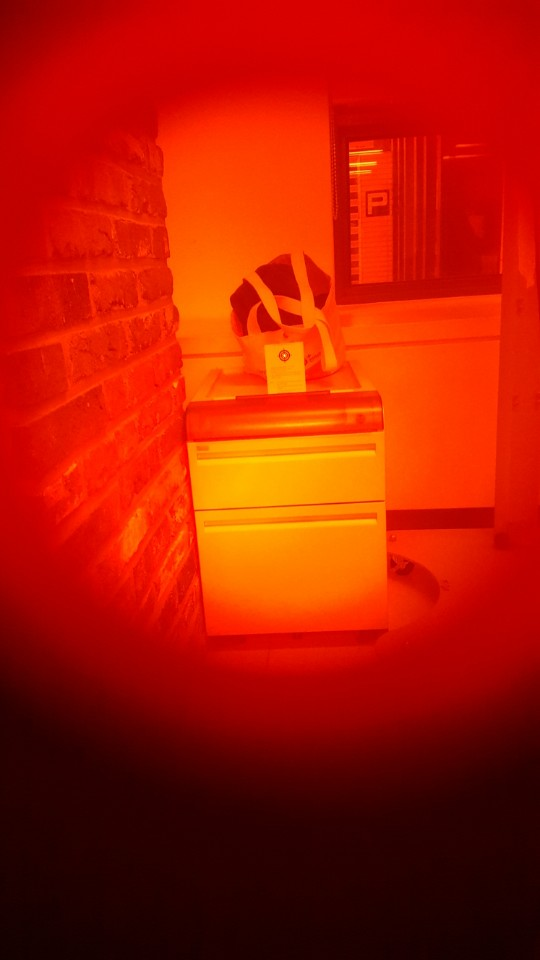
#> input picture images/bright_spot.jpg, 540 x 960 px
$ python bright_and_dark_gap.py
#> lines starting #> are read from the running program, lines starting #| are printed output that depends on the picture
import cv2
import numpy as np
bright_img=cv2.imread('../images/bright_spot.jpg') # 붉은 계열 밝은 사진
#> bright_img is the input picture: shape (960, 540, 3); mean B, G, R 0.9, 25.1, 175.1
dark_img=cv2.imread('../images/dark_spot.jpg') # 붉은 계열 어두운 사진
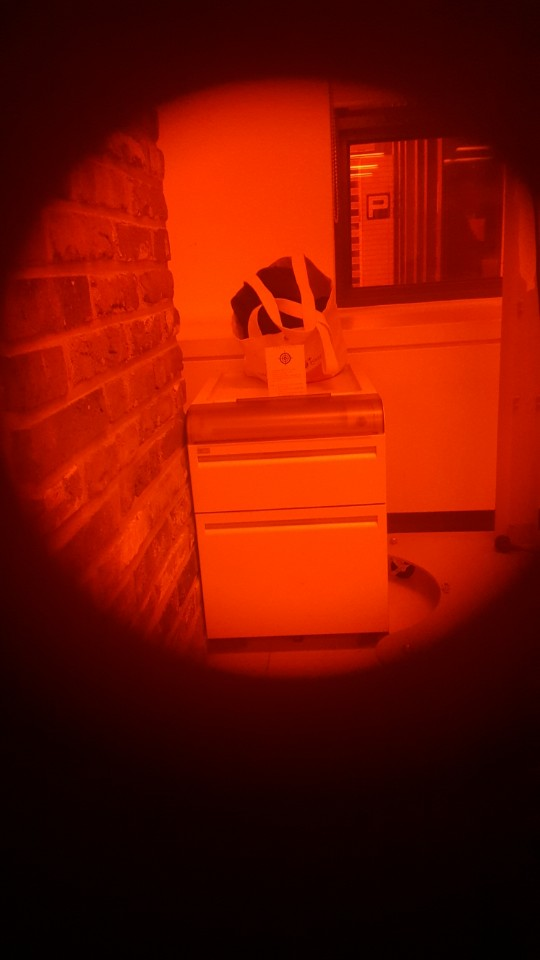
#> input picture images/dark_spot.jpg, 540 x 960 px
#> dark_img is the input picture: shape (960, 540, 3); mean B, G, R 0.8, 17.5, 118.9

# bright_img=cv2.imread('../images/bright_spot_white.jpg') # 백색광 밝은 사진
# dark_img=cv2.imread('../images/dark_spot_white.jpg') # 백색광 어두운 사진

subtraction_img = bright_img - dark_img # 픽셀값 뺀 사진
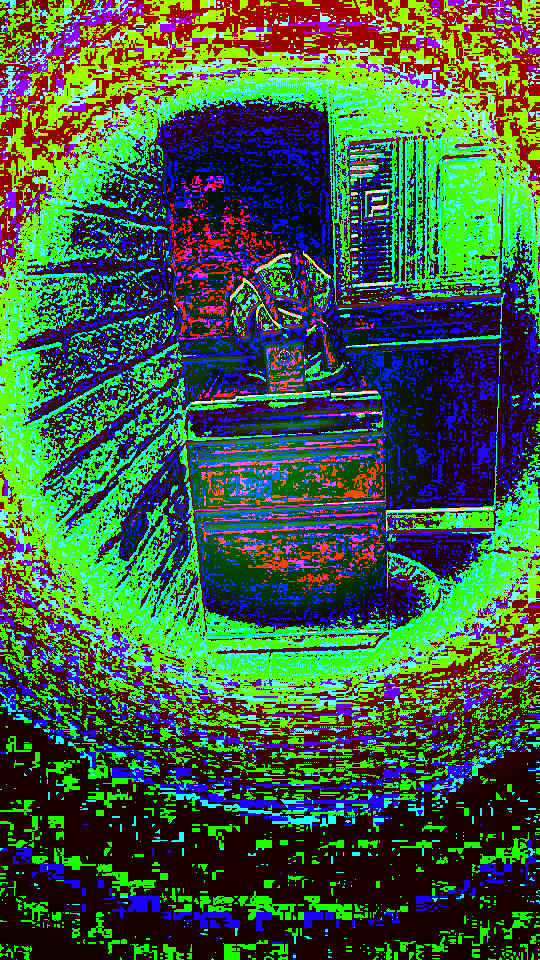
#> subtraction_img: shape (960, 540, 3); mean B, G, R 61, 94.2, 62.9

# [4 lines of commented-out code are left out]

cv2.imshow('del_blue_img',subtraction_img[:,:,0]) # blue
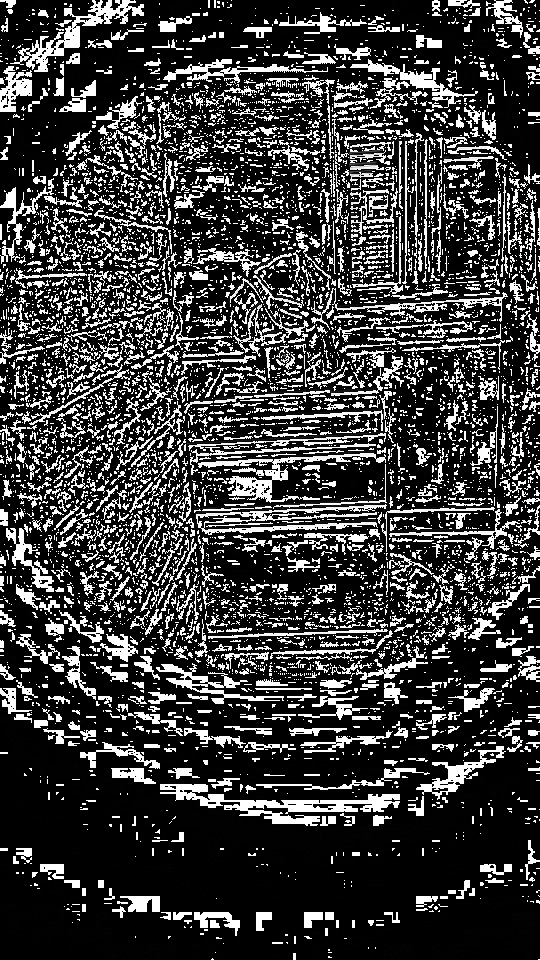
#> window 'del_blue_img': shape (960, 540); min 0, max 255, mean 61
cv2.waitKey(0)
cv2.imshow('del_green_img',subtraction_img[:,:,1]) # green
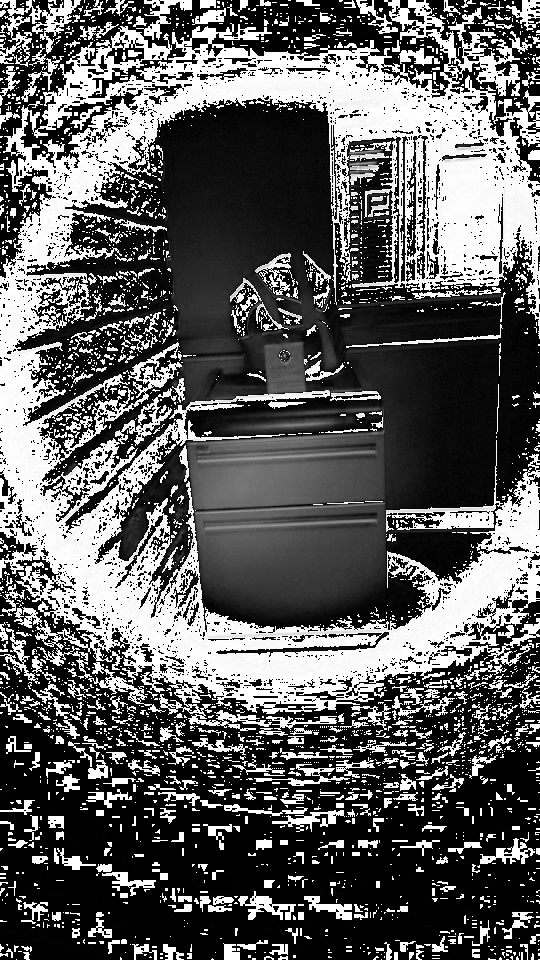
#> window 'del_green_img': shape (960, 540); min 0, max 255, mean 94.2
cv2.waitKey(0)
cv2.imshow('del_red_img',subtraction_img[:,:,2]) # red
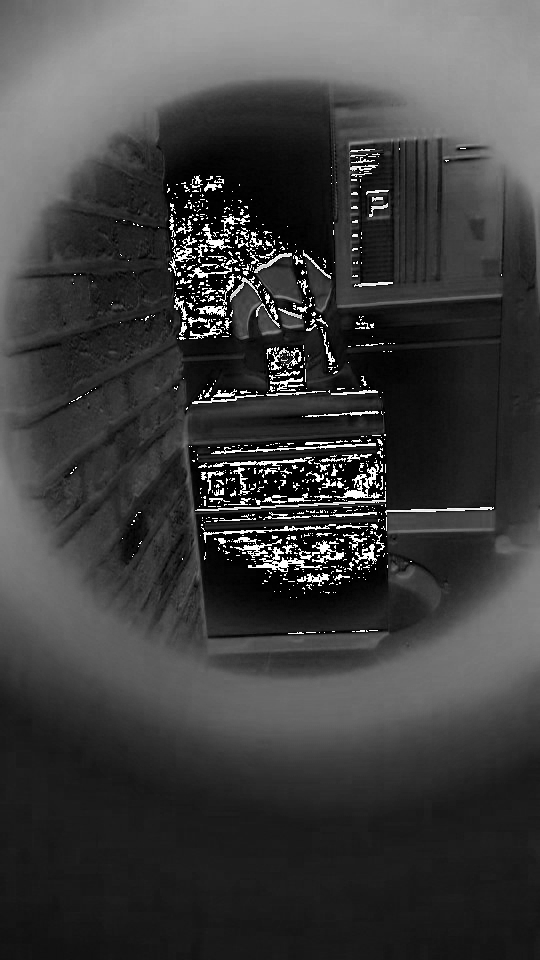
#> window 'del_red_img': shape (960, 540); min 0, max 255, mean 62.9
cv2.waitKey(0)
cv2.imshow('subtraction_img',subtraction_img)
cv2.imwrite('../image/subtarction_image.jpg',subtraction_img) # 이미지 저장
cv2.waitKey(0)
